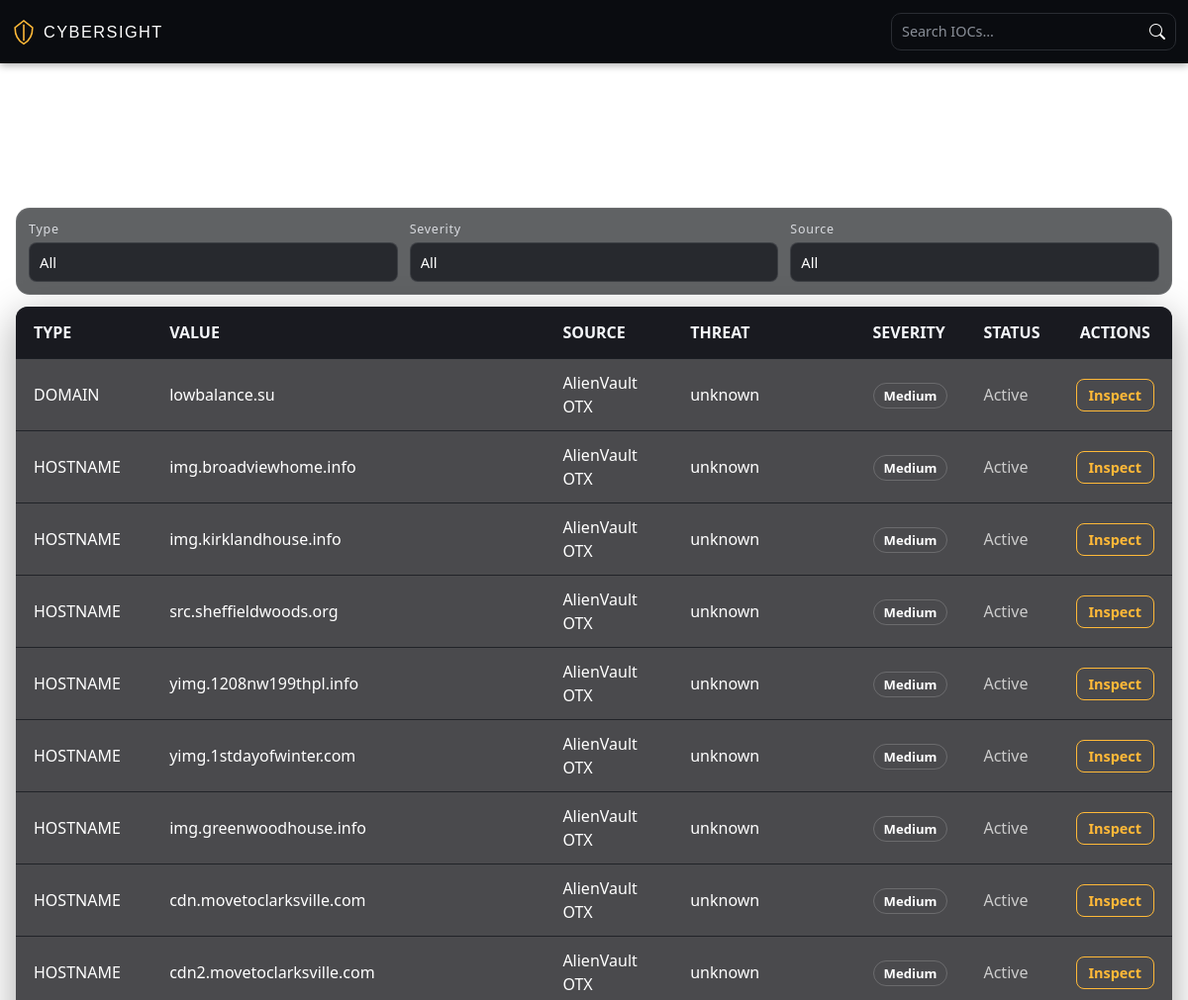
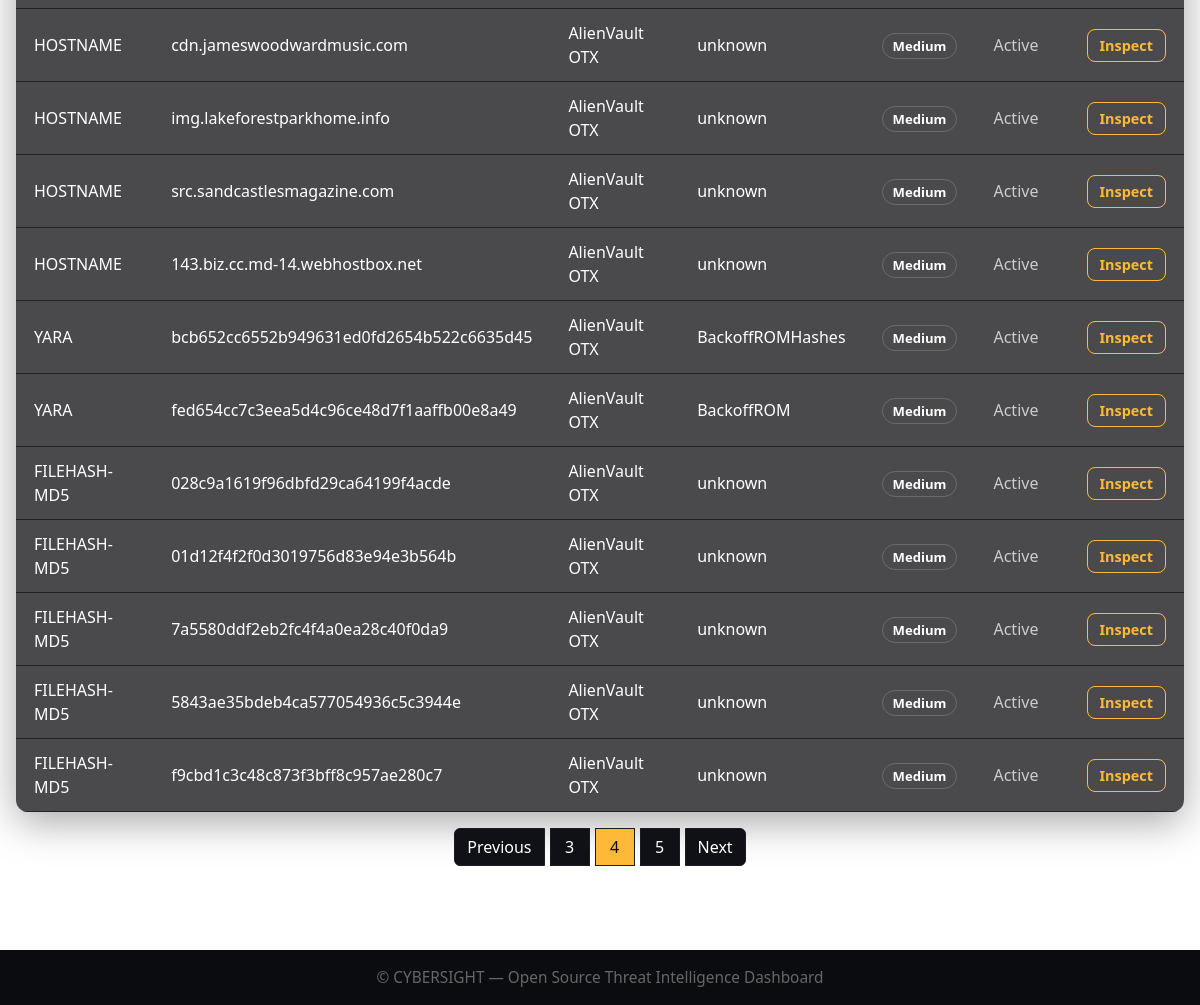
Screenshot of /iocs?page=4&type=all&severity=all&source=&q= with the database file from the repository (2 pictures, top to bottom).
### app/models.py (models this page shows)
class IOC(db.Model):
    id = db.Column(db.Integer, primary_key=True)
    type = db.Column(db.String(20), nullable=False)
    value = db.Column(db.String(256), unique=True, nullable=False)
    source = db.Column(db.String(50), nullable=False)
    first_seen = db.Column(db.DateTime, default=datetime.utcnow)
    last_seen = db.Column(db.DateTime, default=datetime.utcnow)
    threat_type = db.Column(db.String(100))
    description = db.Column(db.Text)
    is_active = db.Column(db.Boolean, default=True)
    severity = db.Column(db.String(20))
    virustotal_score = db.Column(db.Integer)
    abuseipdb_score = db.Column(db.Integer)
    enriched = db.Column(db.Boolean, default=False)

### app/routes.py (the view, shortened to what this page needs)
@bp.route('/iocs')
def iocs_list():
    page = request.args.get('page', 1, type=int)
    ioc_type = request.args.get('type', 'all').lower()
    severity = request.args.get('severity', 'all')
    source = request.args.get('source', '')
    query = request.args.get('q', '')
    iocs_query = IOC.query
    HASH_TYPES = ['filehash-md5', 'filehash-sha1', 'filehash-sha256', 'hash']
    if severity not in ['all', '', None]:
        iocs_query = iocs_query.filter(func.lower(IOC.severity) == severity.lower())
    if source and source.strip().lower() not in ['', 'all sources', 'all']:
        iocs_query = iocs_query.filter(func.lower(IOC.source).like(f"%{source.lower()}%"))
    if query and query.strip() != '':
        iocs_query = iocs_query.filter(IOC.value.ilike(f"%{query}%"))
    iocs = iocs_query.order_by(IOC.last_seen.desc()).paginate(page=page, per_page=20)
    raw_types = set(t[0].lower() for t in IOC.query.with_entities(IOC.type).distinct() if t[0])
    allowed_types = []
    if 'ip' in raw_types or 'ipv4' in raw_types:
        allowed_types.append('ip')
    if any(t in raw_types for t in [h.lower() for h in HASH_TYPES]):
        allowed_types.append('hash')
    if 'domain' in raw_types:
        allowed_types.append('domain')
    if 'url' in raw_types:
        allowed_types.append('url')
    ioc_types = ['all'] + allowed_types
    severities = ['all', 'low', 'medium', 'high', 'unknown']
    real_sources = [s[0] for s in IOC.query.with_entities(IOC.source).distinct() if s[0] and s[0].lower() != 'manual']
    sources = sorted(set(real_sources))
    last_ioc = IOC.query.order_by(IOC.last_seen.desc()).first()
    last_updated = last_ioc.last_seen.strftime('%Y-%m-%d %H:%M:%S') if last_ioc else ''
    window = 3
    start_page = max(1, iocs.page - window)
    end_page = min(iocs.pages, iocs.page + window)
    return render_template(
        'iocs.html',
        iocs=iocs,
        ioc_type=ioc_type,
        severity=severity,
        source=source,
        query=query,
        ioc_types=ioc_types,
        severities=severities,
        sources=sources,
        last_updated=last_updated,
        start_page=start_page,
        end_page=end_page
    )

### app/templates/iocs.html (shortened to what this page needs)
{% extends "base.html" %}
{% block content %}
<video autoplay muted loop playsinline class="background-video">
  <source src="{{ url_for('static', filename='video/cyber-loop.mp4') }}" type="video/mp4">
</video>
<div class="iocpage-wrap" style="position:relative; z-index:1;">
  <h1 class="iocpage-title">Threat Intelligence Feed</h1>
  <form method="get" class="ioc-filters iocfilters-glass" id="iocFilterForm">
    <div class="iocfilters-grid">
      <label class="iocfilters-field">
        <span class="iocfilters-label">Type</span>
        <select class="iocfilters-input" name="type" onchange="submitFilter()">
          {% for t in ioc_types %}
            <option value="{{ t }}" {% if ioc_type==t %}selected{% endif %}>{{ t|capitalize }}</option>
          {% endfor %}
        </select>
      </label>
      <label class="iocfilters-field">
        <span class="iocfilters-label">Severity</span>
        <select class="iocfilters-input" name="severity" onchange="submitFilter()">
          {% for s in severities %}
            <option value="{{ s }}" {% if severity==s %}selected{% endif %}>{{ s|capitalize }}</option>
          {% endfor %}
        </select>
      </label>
      <label class="iocfilters-field">
        <span class="iocfilters-label">Source</span>
        <select class="iocfilters-input" name="source" onchange="submitFilter()">
          <option value="">All</option>
        </select>
      </label>
    </div>
  </form>
  <div class="ioc-table-responsive iocpage-table-outer" id="iocTableContainer">
    <table class="ioc-table iocpage-table">
      <thead>
        <tr>
          <th>TYPE</th>
          <th>VALUE</th>
          <th>SOURCE</th>
          <th>THREAT</th>
          <th>SEVERITY</th>
          <th>STATUS</th>
          <th style="text-align:center;">ACTIONS</th>
        </tr>
      </thead>
      <tbody>
        {% for ioc in iocs.items %}
        <tr>
          <td>{{ ioc.type|upper }}</td>
          <td class="iocpage-value">{{ ioc.value }}</td>
          <td>{{ ioc.source }}</td>
          <td>{{ ioc.threat_type or 'N/A' }}</td>
          <td><span class="ioc-badge ioc-badge-neutral">{{ (ioc.severity or 'unknown')|capitalize }}</span></td>
          <td><span class="ioc-status">{{ 'Active' if ioc.is_active else 'Inactive' }}</span></td>
          <td style="text-align:center;">
            {% if ioc.type.lower() in ['ip', 'ipv4'] %}
              <a href="https://www.virustotal.com/gui/ip-address/{{ ioc.value }}" class="btn-outline-accent" target="_blank">Inspect</a>
            {% elif ioc.type.lower() == 'domain' %}
              <a href="https://www.virustotal.com/gui/domain/{{ ioc.value }}" class="btn-outline-accent" target="_blank">Inspect</a>
            {% elif ioc.type.lower() == 'url' %}
               <a href="https://www.virustotal.com/gui/url/{{ vt_url_id(ioc.value) }}" class="btn-outline-accent" target="_blank">Inspect</a>
            {% elif ioc.type.lower() in ['filehash-md5', 'filehash-sha1', 'filehash-sha256', 'hash'] %}
              <a href="https://www.virustotal.com/gui/file/{{ ioc.value }}" class="btn-outline-accent" target="_blank">Inspect</a>
            {% else %}
              <a href="https://www.virustotal.com/gui/search/{{ ioc.value }}" class="btn-outline-accent" target="_blank">Inspect</a>
            {% endif %}
          </td>
        </tr>
        {% else %}
        <tr><td colspan="7" class="text-center text-light">No records found.</td></tr>
        {% endfor %}
      </tbody>
    </table>
  </div>
  {% set current = iocs.page %}
  {% set total = iocs.pages %}
  {% set start = 1 if current-1 < 1 else current-1 %}
  {% set end = total if current+1 > total else current+1 %}
  <nav aria-label="IOC pagination" class="pagination-wrap">
    <ul class="pagination justify-content-center flex-wrap">
      <li class="page-item {% if not iocs.has_prev %}disabled{% endif %}">
        <a class="page-link" href="{{ url_for('main.iocs_list', page=iocs.prev_num if iocs.has_prev else 1, type=ioc_type, severity=severity, source=source, q=request.args.get('q','')) }}">Previous</a>
      </li>
      {% for p in range(start, end + 1) %}
        <li class="page-item {% if p == current %}active{% endif %}">
          <a class="page-link" href="{{ url_for('main.iocs_list', page=p, type=ioc_type, severity=severity, source=source, q=request.args.get('q','')) }}">{{ p }}</a>
        </li>
      {% endfor %}
      <li class="page-item {% if not iocs.has_next %}disabled{% endif %}">
        <a class="page-link" href="{{ url_for('main.iocs_list', page=iocs.next_num if iocs.has_next else total, type=ioc_type, severity=severity, source=source, q=request.args.get('q','')) }}">Next</a>
      </li>
    </ul>
  </nav>
</div>
{% endblock %}

### app/static/css/style.css (style rules this page uses)
:root { --accent-color:#FFB938; --text-light:#DADCE1; --card-bg:rgba(25,27,34,.82); --nav-bg:#0A0C10; }
html, body { margin: 0; padding: 0; min-height: 100vh; background-color: #000; color: var(--text-light); overflow-x: hidden; }
.background-video { position:fixed;top:0;left:0;width:100%;height:100%;object-fit:cover;z-index:0;pointer-events:none }
.iocpage-wrap { max-width:1200px;margin:84px auto;padding:0 16px;position:relative;z-index:1 }
.iocpage-title { color:#fff;text-align:center;margin-bottom:14px;font-family:'Technovier',Arial,sans-serif;letter-spacing:.14em }
.iocfilters-glass { background:rgba(12,14,18,.65);border:1px solid rgba(255,255,255,.08);border-radius:14px;backdrop-filter:blur(6px);padding:12px;margin:0 auto 12px;width:100%;max-width:1200px }
.iocfilters-grid { display:grid;grid-template-columns:repeat(3,1fr);gap:12px }
.iocfilters-field { display:flex;flex-direction:column;gap:4px }
.iocfilters-label { color:#d9dbe0;font-size:.78rem;letter-spacing:.06em }
.iocfilters-input { appearance:none;background:rgba(30,32,38,.85);color:#fff;border:1px solid rgba(255,255,255,.10);border-radius:8px;padding:8px 10px;font-size:.92rem;outline:none;width:100% }
.iocpage-table { width:100%;border-collapse:collapse;background:rgba(11,12,15,.74);color:#fff;border-radius:12px;overflow:hidden;box-shadow:0 10px 40px rgba(0,0,0,.35) }
.iocpage-table thead th { background:rgba(15,17,22,.82);color:#f5f7fb;padding:14px 18px;border-bottom:1px solid rgba(26,29,36,.8) }
.iocpage-table td { padding:12px 18px;border-bottom:1px solid rgba(23,26,32,.8) }
.ioc-badge,.ioc-badge-neutral,.badge-high,.badge-medium,.badge-unknown { background:transparent!important;color:#ffffff!important;border:1px solid rgba(255,255,255,.18);padding:3px 10px;border-radius:9999px;font-weight:600;font-size:.82rem }
.ioc-status { color:#ccc }
.btn-outline-accent { background:transparent;color:var(--accent-color)!important;border:1px solid var(--accent-color);padding:6px 12px;border-radius:8px;font-weight:700;font-size:.9rem;text-decoration:none!important;transition:all .12s ease }
.iocpage-table-outer { opacity:0;transition:opacity .22s ease-in-out }
.iocpage-table-outer.loaded { opacity:1 }
.pagination-wrap { margin-top:16px }
.pagination { gap:6px;flex-wrap:wrap }
.page-link { background:#0f1116!important;color:#fff!important;border:1px solid #1a1d24!important;min-width:40px;text-align:center }
.page-item.active .page-link { background:var(--accent-color)!important;color:#0A0C10!important }

### app/templates/base.html (style rules this page uses)
html,body { background:#000;color:#DADCE1 }

### rows the page displays
IOC: type "DOMAIN", value "lowbalance.su", source "AlienVault OTX", threat_type "unknown", severity "Medium", is_active "Active"
IOC: type "HOSTNAME", value "img.broadviewhome.info", source "AlienVault OTX", threat_type "unknown", severity "Medium", is_active "Active"
IOC: type "HOSTNAME", value "img.kirklandhouse.info", source "AlienVault OTX", threat_type "unknown", severity "Medium", is_active "Active"
IOC: type "HOSTNAME", value "src.sheffieldwoods.org", source "AlienVault OTX", threat_type "unknown", severity "Medium", is_active "Active"
IOC: type "HOSTNAME", value "yimg.1208nw199thpl.info", source "AlienVault OTX", threat_type "unknown", severity "Medium", is_active "Active"
IOC: type "HOSTNAME", value "yimg.1stdayofwinter.com", source "AlienVault OTX", threat_type "unknown", severity "Medium", is_active "Active"
IOC: type "HOSTNAME", value "img.greenwoodhouse.info", source "AlienVault OTX", threat_type "unknown", severity "Medium", is_active "Active"
IOC: type "HOSTNAME", value "cdn.movetoclarksville.com", source "AlienVault OTX", threat_type "unknown", severity "Medium", is_active "Active"
IOC: type "HOSTNAME", value "cdn2.movetoclarksville.com", source "AlienVault OTX", threat_type "unknown", severity "Medium", is_active "Active"
IOC: type "HOSTNAME", value "cdn.jameswoodwardmusic.com", source "AlienVault OTX", threat_type "unknown", severity "Medium", is_active "Active"
IOC: type "HOSTNAME", value "img.lakeforestparkhome.info", source "AlienVault OTX", threat_type "unknown", severity "Medium", is_active "Active"
IOC: type "HOSTNAME", value "src.sandcastlesmagazine.com", source "AlienVault OTX", threat_type "unknown", severity "Medium", is_active "Active"
IOC: type "HOSTNAME", value "143.biz.cc.md-14.webhostbox.net", source "AlienVault OTX", threat_type "unknown", severity "Medium", is_active "Active"
IOC: type "YARA", value "bcb652cc6552b949631ed0fd2654b522c6635d45", source "AlienVault OTX", threat_type "BackoffROMHashes", severity "Medium", is_active "Active"
IOC: type "YARA", value "fed654cc7c3eea5d4c96ce48d7f1aaffb00e8a49", source "AlienVault OTX", threat_type "BackoffROM", severity "Medium", is_active "Active"
IOC: type "FILEHASH-MD5", value "028c9a1619f96dbfd29ca64199f4acde", source "AlienVault OTX", threat_type "unknown", severity "Medium", is_active "Active"
IOC: type "FILEHASH-MD5", value "01d12f4f2f0d3019756d83e94e3b564b", source "AlienVault OTX", threat_type "unknown", severity "Medium", is_active "Active"
IOC: type "FILEHASH-MD5", value "7a5580ddf2eb2fc4f4a0ea28c40f0da9", source "AlienVault OTX", threat_type "unknown", severity "Medium", is_active "Active"
IOC: type "FILEHASH-MD5", value "5843ae35bdeb4ca577054936c5c3944e", source "AlienVault OTX", threat_type "unknown", severity "Medium", is_active "Active"
IOC: type "FILEHASH-MD5", value "f9cbd1c3c48c873f3bff8c957ae280c7", source "AlienVault OTX", threat_type "unknown", severity "Medium", is_active "Active"

### other values shown
{{ p }} "3" "4" "5"
form field type "All"
form field severity "All"
